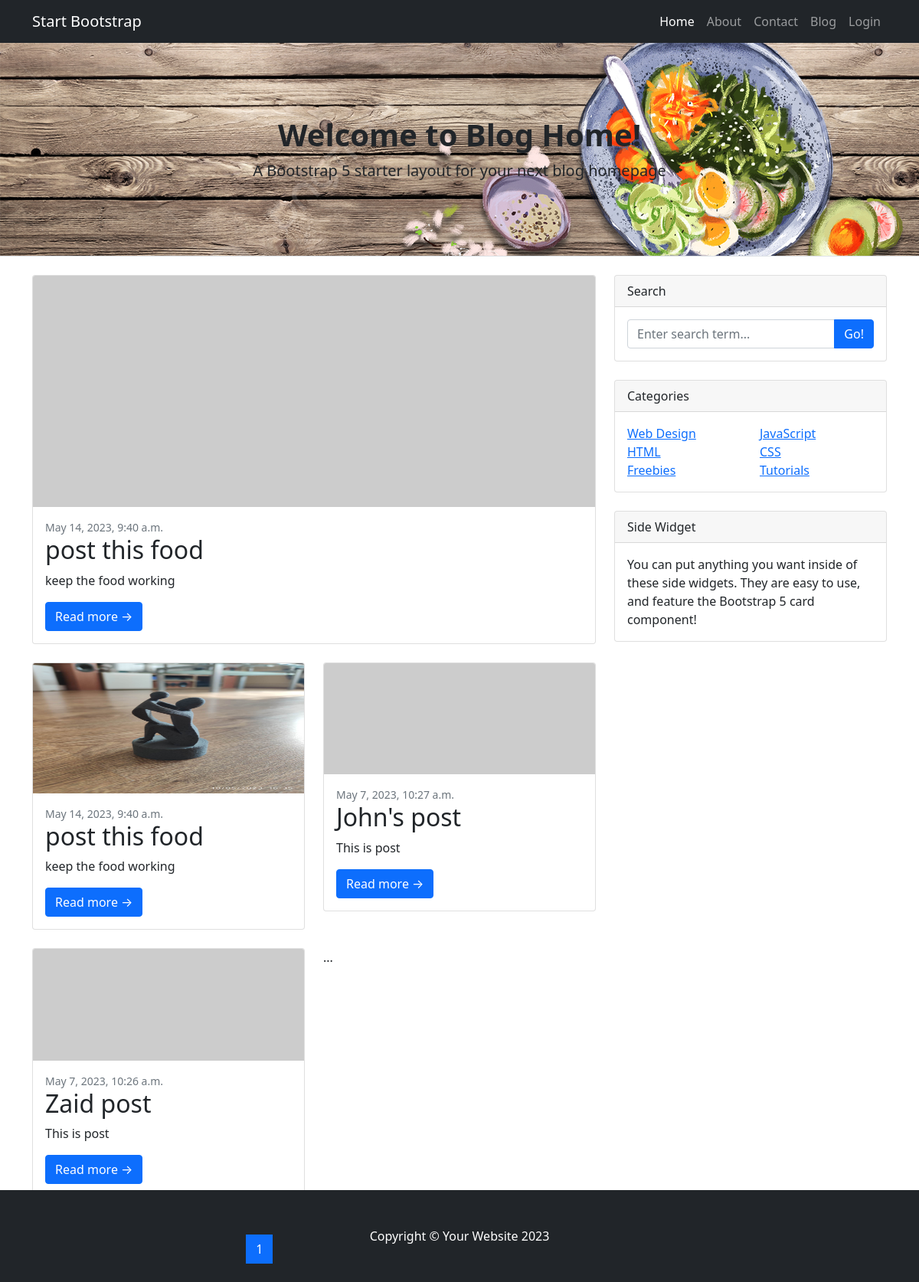
The page / on the database its author committed.
### posts/models.py (models this page shows, shortened)
class Post(models.Model):
    author = models.ForeignKey(
        'auth.User',
        on_delete=models.CASCADE
    )
    title = models.CharField(max_length=200)
    text = models.TextField()
    image = models.ImageField(upload_to='images/', null=True, blank=True)
    is_featured = models.BooleanField(default=False)
    created_date = models.DateTimeField(
        default=timezone.now
    )
    published_date = models.DateTimeField(
        blank=True, null=True
    )

### myblog/views.py (the view)
# urls.py: 2. Add a URL to urlpatterns:  path('', views.home, name='home')
def home(request):
    featured_post = Post.objects.filter(is_featured=True)
    recent_posts = Post.objects.all().order_by('-created_date')
    return render(request, 'home.html', {'posts': recent_posts, 'featured_post': featured_post})

### templates/home.html (shortened to what this page needs)
{% extends 'base.html' %}
 {% block content %}
        <div class="container">
            <div class="row">
                <div class="col-lg-8">
                    {% if featured_post%}
                    <div class="card mb-4">
                        <a href="#!"><img class="card-img-top" src="https://dummyimage.com/850x350/dee2e6/6c757d.jpg" alt="..." /></a>
                        <div class="card-body">
                            <div class="small text-muted">{{ featured_post.first.created_date }}</div>
                            <h2 class="card-title">{{ featured_post.first.title }}</h2>
                            <p class="card-text">{{ featured_post.first.text }}</p>
                            <a class="btn btn-primary" href="#!">Read more →</a>
                        </div>
                    </div>
                     {% endif%}
                    <div class="row">
                       {% for post in posts %}
                    <div class="col-lg-6">
                      <div class="card mb-4">
                        <a href="#!">
                            {% if post.image %}
                            <img class="card-img-top" src="{{ post.image.url}}" width="200" height="170" /></a>
                            {% else %}
                            <img class="card-img-top" src="https://dummyimage.com/850x350/dee2e6/6c757d.jpg" /></a>
                            {% endif %}
                        <div class="card-body">
                          <div class="small text-muted">{{ post.created_date }}</div>
                          <h2 class="card-title">{{ post.title }}</h2>
                          <p class="card-text">{{ post.text }}</p>
                          <a class="btn btn-primary" href="#!">Read more →</a>
                        </div>
                      </div>
                    </div>
                       {% endfor %}
                    <div class="col-lg-4">
                    ...
                    </div>
                  </div>
                    <nav aria-label="Pagination">
                        <ul class="pagination justify-content-center my-4">
                            <li class="page-item disabled"><a class="page-link" href="#" tabindex="-1" aria-disabled="true">Newer</a></li>
                            <li class="page-item active" aria-current="page"><a class="page-link" href="#!">1</a></li>
                            <li class="page-item"><a class="page-link" href="#!">2</a></li>
                            <li class="page-item"><a class="page-link" href="#!">3</a></li>
                            <li class="page-item disabled"><a class="page-link" href="#!">...</a></li>
                            <li class="page-item"><a class="page-link" href="#!">15</a></li>
                            <li class="page-item"><a class="page-link" href="#!">Older</a></li>
                        </ul>
                    </nav>
                </div>
                <div class="col-lg-4">
                    <div class="card mb-4">
                        <div class="card-header">Search</div>
                        <div class="card-body">
                            <div class="input-group">
                                    <input class="form-control" type="text" placeholder="Enter search term..." aria-label="Enter search term..." aria-describedby="button-search" />
                                    <button class="btn btn-primary" id="button-search" type="button">Go!</button>
                            </div>
                        </div>
                    </div>
                    <div class="card mb-4">
                        <div class="card-header">Categories</div>
                        <div class="card-body">
                            <div class="row">
                                <div class="col-sm-6">
                                    <ul class="list-unstyled mb-0">
                                        <li><a href="#!">Web Design</a></li>
                                        <li><a href="#!">HTML</a></li>
                                        <li><a href="#!">Freebies</a></li>
                                    </ul>
                                </div>
                                <div class="col-sm-6">
                                    <ul class="list-unstyled mb-0">
                                        <li><a href="#!">JavaScript</a></li>
                                        <li><a href="#!">CSS</a></li>
                                        <li><a href="#!">Tutorials</a></li>
                                    </ul>
                                </div>
                            </div>
                        </div>
                    </div>
                    <div class="card mb-4">
                        <div class="card-header">Side Widget</div>
                        <div class="card-body">You can put anything you want inside of these side widgets. They are easy to use, and feature the Bootstrap 5 card component!</div>
                    </div>
                </div>
            </div>
        </div>
{% endblock %}

### rows shown on the page
Post: first.created_date "May 14, 2023, 9:40 a.m.", first "post this food", first.text "keep the food working", image (picture), created_date "May 14, 2023, 9:40 a.m.", title "post this food", text "keep the food working"
Post: created_date "May 7, 2023, 10:27 a.m.", title "John's post", text "This is post"
Post: created_date "May 7, 2023, 10:26 a.m.", title "Zaid post", text "This is post"
